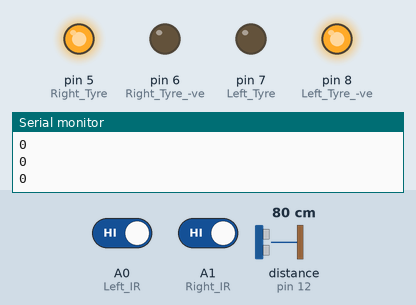
Recording of a sketch running on a simulated Arduino Uno, built with avr-gcc and run on an emulated ATmega328P. On the bench: output pins drawn as LEDs (lit = HIGH), the last lines printed to the serial monitor. The test bench sets the inputs (shaded band); at power-on: A0 (Left_IR) HIGH, distance to the obstacle (sensor on pin 12) 80 cm, A1 (Right_IR) HIGH. The echo pulse lasts 58.3 µs per cm.

Above: at 1.2 s.
1.3 s: A0 (Left_IR) driven LOW
At 2.5 s:
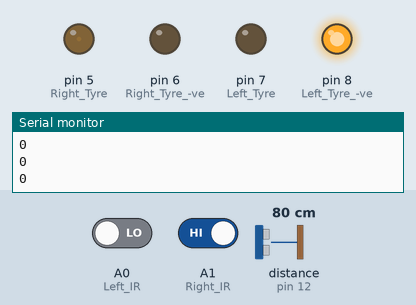
2.8 s: distance to the obstacle (sensor on pin 12) set to 16 cm
4.3 s: distance to the obstacle (sensor on pin 12) set to 13 cm
At 5.0 s:
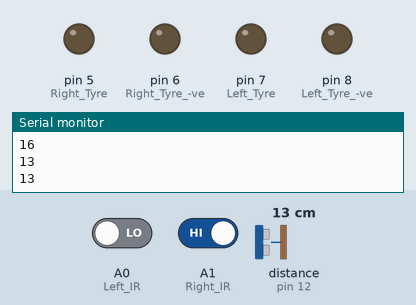
Timing chart, 0 to 7.3 s (numbered marks = the images above; inputs shaded):
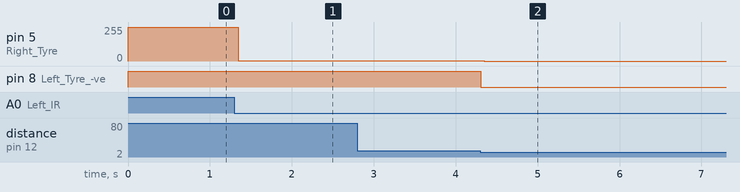

Measured:
- the behaviour switches between 15 and 14 cm on distance to the obstacle (sensor on pin 12) (found by bisection; images 1 and 2)
- after the input at 1.3 s, pin 5 (Right_Tyre): 255/255 → 2/255 after 0.05 s
- after the input at 4.3 s, pin 5 (Right_Tyre): 2/255 → 0/255 after 0.05 s; pin 8 (Left_Tyre_-ve): HIGH → LOW at once

The sketch:

5.LineFollowing_using_IR_Sensor_Pair.ino
```cpp
#include<NewPing.h>

const int trigPin = 13;
const int echoPin = 12;
const int maxDistance  = 20;
NewPing sonar(trigPin,echoPin,maxDistance);
long duration;
int distanceCm;

void setup() {
  pinMode(5,OUTPUT); //Right Tyre +ve
  pinMode(6,OUTPUT); //Right Tyre -ve
  pinMode(7,OUTPUT); //Left Tyre +ve
  pinMode(8,OUTPUT); //Left Tyre -ve
  pinMode(A0,INPUT); //Left IR
  pinMode(A1,INPUT); //Right IR
  pinMode(trigPin,OUTPUT);
  pinMode(echoPin,INPUT);
  Serial.begin(9600);
}

void Forward()
{
  digitalWrite(5,HIGH);
  digitalWrite(6,LOW);
  digitalWrite(7,LOW);
  digitalWrite(8,HIGH);
}
void Backward()
{
  digitalWrite(5,LOW);
  digitalWrite(6,HIGH);
  digitalWrite(7,HIGH);
  digitalWrite(8,LOW);
}
void Left()
{
  digitalWrite(5,HIGH);
  digitalWrite(6,LOW);
  digitalWrite(7,LOW);
  digitalWrite(8,LOW);
}
void Right()
{
  digitalWrite(5,LOW);
  digitalWrite(6,LOW);
  digitalWrite(7,LOW);
  digitalWrite(8,HIGH);
}
void Anti()
{
  digitalWrite(5,HIGH);
  digitalWrite(6,LOW);
  digitalWrite(7,HIGH);
  digitalWrite(8,LOW);
}
void Clock()
{
  digitalWrite(5,LOW);
  digitalWrite(6,HIGH);
  digitalWrite(7,LOW);
  digitalWrite(8,HIGH);
}
void Stop()
{
  digitalWrite(5,LOW);
  digitalWrite(6,LOW);
  digitalWrite(7,LOW);
  digitalWrite(8,LOW);
}

void loop() {

  Forward();
  int d0 = digitalRead(A0);
  int d1 = digitalRead(A1);
  if(d0 == 0 && d1 == 0)
  {
    Forward();
    //Will tackle this condtion later
  }
  else if(d0 ==0)
  {
    Right();
  }
  else if(d1 == 0)
  {
    Left();
  }
  distanceCm = sonar.ping_cm();
  Serial.println(distanceCm);
  if(distanceCm>0 && distanceCm<15 )
  {
    Stop();
    delay(500);
  }
}
```
